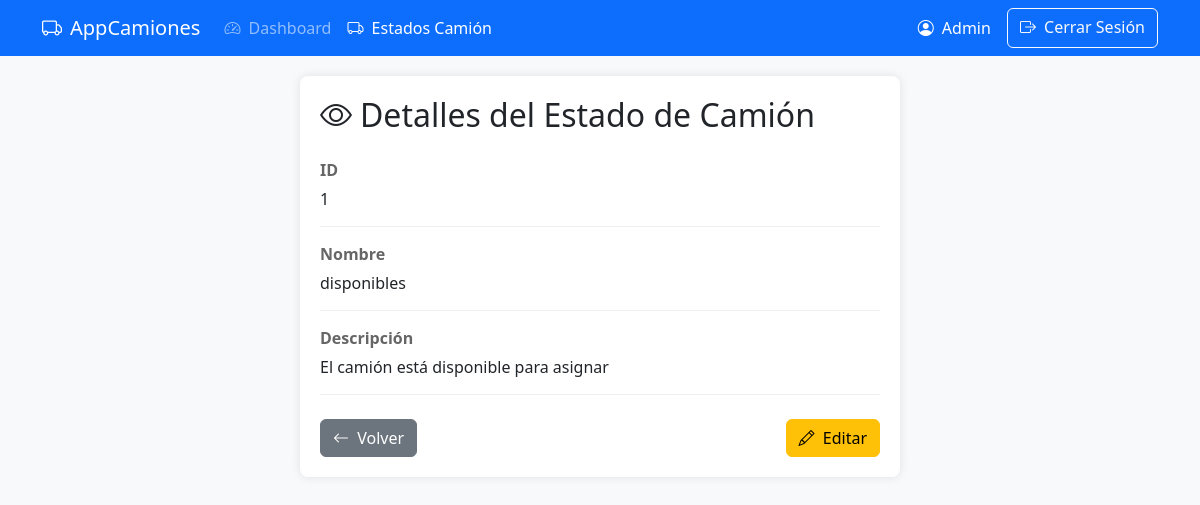
The app's page /views/estados_camion/views.php?id=1 (signed in) with its own data.
### tables this page shows
CREATE TABLE `estados_camion` (
  `id_estado_camion` int(11) NOT NULL,
  `nombre` varchar(50) NOT NULL,
  `descripcion` varchar(255) DEFAULT NULL
);

### controllers/EstadosCamionController.php (called while the page is built, shortened)
<?php
require_once __DIR__ . '/../config/database.php';
require_once __DIR__ . '/../models/EstadosCamion.php';
class EstadosCamionController {
    private $estadoCamion;
    public function __construct() {
        $this->db = new Database();
        $this->estadoCamion = new EstadosCamion($this->db->connect());
    }
    public function obtenerEstadoPorId($id) {
        return $this->estadoCamion->getById($id);
    }
}

### config/database.php (called while the page is built, shortened)
<?php
class Database {
    private $host = 'localhost';
    private $db_name = 'proyecto_transportes';
    private $username = 'dmilanes';
    private $password = 'milanes1982*-';
    public function connect() {
        $this->conn = null;
        try {
            $this->conn = new PDO(
                "mysql:host=" . $this->host . ";dbname=" . $this->db_name,
                $this->username,
                $this->password
            );
            $this->conn->setAttribute(PDO::ATTR_ERRMODE, PDO::ERRMODE_EXCEPTION);
        } catch (PDOException $e) {
            die("Error de conexión: " . $e->getMessage());
        }
        return $this->conn;
    }
}
?>

### models/EstadosCamion.php (called while the page is built, shortened)
<?php
class EstadosCamion {
    private $conn;
    private $table_name = "estados_camion";
    public function __construct($db) {
        $this->conn = $db;
    }
    public function getById($id) {
        $query = "SELECT * FROM " . $this->table_name . "
                  WHERE id_estado_camion = ? LIMIT 1";
        $stmt = $this->conn->prepare($query);
        $stmt->bindParam(1, $id);
        $stmt->execute();
        return $stmt->fetch(PDO::FETCH_ASSOC);
    }
}

### views/estados_camion/views.php (the view, shortened to what this page needs)
<?php
require_once __DIR__ . '/../../controllers/EstadosCamionController.php';
$controller = new EstadosCamionController();
$id = $_GET['id'] ?? null;
$estado = $controller->obtenerEstadoPorId($id);
?>
<!DOCTYPE html>
<html lang="es">
<head>
    <link href="https://cdn.jsdelivr.net/npm/bootstrap@5.3.0/dist/css/bootstrap.min.css" rel="stylesheet">
    <link href="https://cdn.jsdelivr.net/npm/bootstrap-icons@1.10.0/font/bootstrap-icons.css" rel="stylesheet">
</head>
<body>
    <nav class="navbar navbar-expand-lg navbar-dark bg-primary fixed-top">
        <div class="container">
            <a class="navbar-brand" href="../auth/dashboard.php">
                <i class="bi bi-truck me-2"></i>AppCamiones
            </a>
            <div class="collapse navbar-collapse" id="navbarNav">
                <ul class="navbar-nav me-auto">
                    <li class="nav-item">
                        <a class="nav-link" href="../auth/dashboard.php">
                            <i class="bi bi-speedometer2 me-1"></i> Dashboard
                        </a>
                    </li>
                    <li class="nav-item">
                        <a class="nav-link active" href="#">
                            <i class="bi bi-truck me-1"></i> Estados Camión
                        </a>
                    </li>
                </ul>
                <div class="d-flex">
                    <span class="navbar-text text-white me-3">
                        <i class="bi bi-person-circle me-1"></i>
                        <?= htmlspecialchars($_SESSION['user']['nombre']) ?>
                    </span>
                    <a href="../../controllers/AuthController.php?logout=true" class="btn btn-outline-light">
                        <i class="bi bi-box-arrow-right me-1"></i> Cerrar Sesión
                    </a>
                </div>
            </div>
        </div>
    </nav>
    <div class="container">
        <div class="detail-container">
            <h2 class="mb-4"><i class="bi bi-eye me-2"></i>Detalles del Estado de Camión</h2>
            <div class="detail-item">
                <div class="detail-label">ID</div>
                <div class="detail-value"><?= htmlspecialchars($estado['id_estado_camion']) ?></div>
            </div>
            <div class="detail-item">
                <div class="detail-label">Nombre</div>
                <div class="detail-value"><?= htmlspecialchars($estado['nombre']) ?></div>
            </div>
            <div class="detail-item">
                <div class="detail-label">Descripción</div>
                <div class="detail-value"><?= htmlspecialchars($estado['descripcion'] ?? 'N/A') ?></div>
            </div>
            <div class="d-flex justify-content-between mt-4">
                <a href="list.php" class="btn btn-secondary">
                    <i class="bi bi-arrow-left me-1"></i> Volver
                </a>
                <div>
                    <a href="edit.php?id=<?= $estado['id_estado_camion'] ?>" class="btn btn-warning">
                        <i class="bi bi-pencil me-1"></i> Editar
                    </a>
                </div>
            </div>
        </div>
    </div>
</body>
</html>

### views/estados_camion/views.php (style rules this page uses)
body { padding-top: 56px; background-color: #f8f9fa; }
.detail-container { max-width: 600px; margin: 20px auto; padding: 20px; background-color: white; border-radius: 8px; box-shadow: 0 0 10px rgba(0,0,0,0.1); }
.detail-item { margin-bottom: 15px; padding-bottom: 15px; border-bottom: 1px solid #eee; }
.detail-label { font-weight: bold; color: #666; }
.detail-value { margin-top: 5px; }

### records on screen
estados_camion: id_estado_camion "1", nombre "disponibles", descripcion "El camión está disponible para asignar"

### other values on screen
$_SESSION['user']['nombre'] "Admin"
